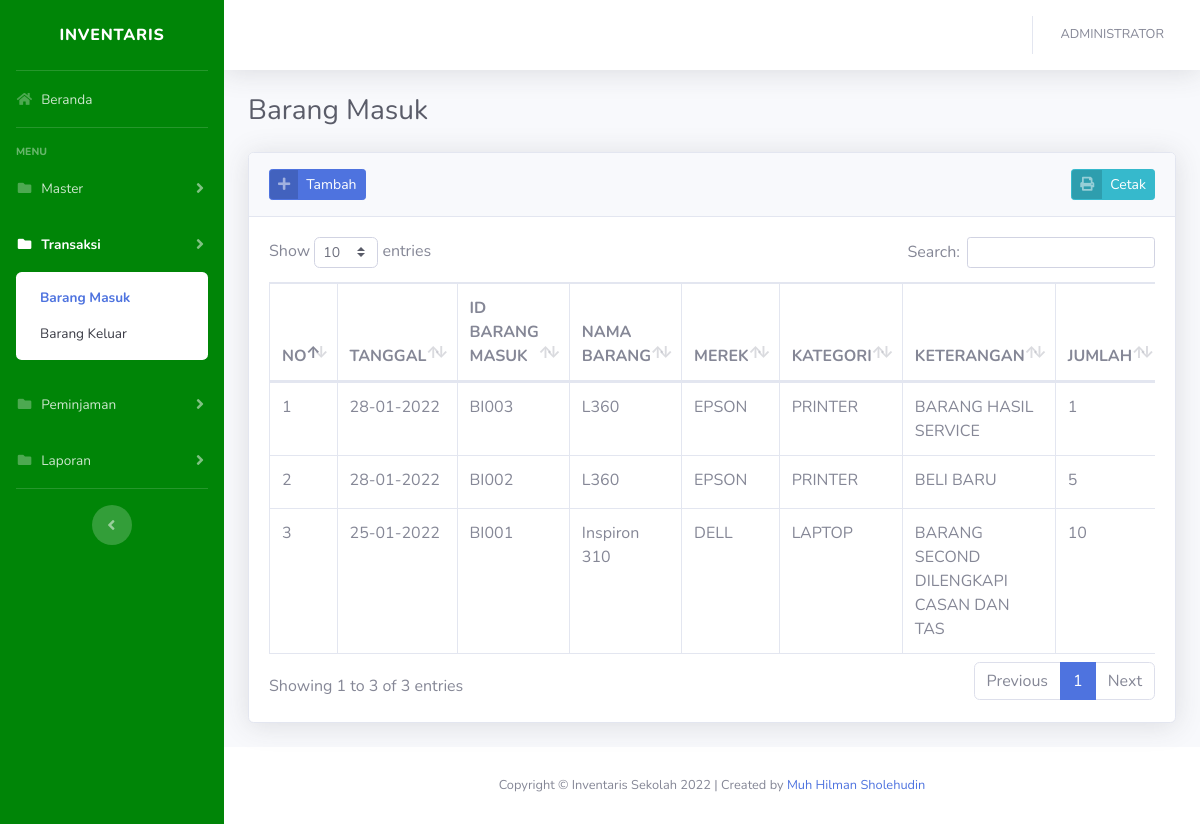
The page /?barang_masuk (signed in) on the database its author committed.
### tables this page shows
CREATE TABLE `barang_masuk` (
  `idbarang_masuk` varchar(255) NOT NULL,
  `barang_id` varchar(255) NOT NULL,
  `jumlah` int(11) NOT NULL,
  `keterangan` varchar(256) NOT NULL,
  `tanggal` date NOT NULL
);

CREATE TABLE `barang` (
  `idbarang` varchar(255) NOT NULL,
  `merek_id` varchar(255) NOT NULL,
  `kategori_id` varchar(255) NOT NULL,
  `nama_barang` varchar(128) NOT NULL,
  `keterangan` varchar(256) NOT NULL,
  `stok` int(11) NOT NULL
);

CREATE TABLE `merek` (
  `idmerek` varchar(255) NOT NULL,
  `nama_merek` varchar(128) NOT NULL,
  `keterangan` varchar(256) NOT NULL
);

CREATE TABLE `kategori` (
  `idkategori` varchar(255) NOT NULL,
  `nama_kategori` varchar(128) NOT NULL,
  `keterangan` varchar(256) NOT NULL
);

### config/function.php (called while the page is built, shortened)
<?php
function base_url()
{
    $base_url = ((isset($_SERVER['HTTPS']) && $_SERVER['HTTPS'] == "on") ? "https" : "http");
    $base_url .= "://" . $_SERVER['HTTP_HOST'];
    $base_url .= str_replace(basename($_SERVER['SCRIPT_NAME']), "", $_SERVER['SCRIPT_NAME']);
    return $base_url;
}

### views/transaksi/barang_masuk.php (the view, shortened to what this page needs)
<div class="container-fluid">
    <div class="d-sm-flex align-items-center justify-content-between mb-4">
        <h1 class="h3 mb-0 text-gray-800">Barang Masuk</h1>
    </div>
    <div class="card shadow mb-4">
        <div class="card-header py-3">
            <a href="#" class="btn btn-primary btn-icon-split btn-sm" data-toggle="modal" data-target="#barang_masuk">
                <span class="icon text-white-50">
                    <i class="fas fa-plus"></i>
                </span>
                <span class="text">Tambah</span>
            </a>
            <a href="<?= base_url(); ?>process/cetak_barang_masuk.php" target="_blank" class="btn btn-info btn-icon-split btn-sm float-right">
                <span class="icon text-white-50">
                    <i class="fas fa-print"></i>
                </span>
                <span class="text">Cetak</span>
            </a>
        </div>
        <div class="card-body">
            <div class="table-responsive">
                <table class="table table-bordered table-hover" id="dataTable" width="100%" cellspacing="0">
                    <thead>
                        <tr>
                            <th width="20">NO</th>
                            <th>TANGGAL</th>
                            <th>ID BARANG MASUK</th>
                            <th>NAMA BARANG</th>
                            <th>MEREK</th>
                            <th>KATEGORI</th>
                            <th>KETERANGAN</th>
                            <th>JUMLAH</th>
                        </tr>
                    </thead>
                    <tbody>
                        <?php
                        $n = 1;
                        $query = mysqli_query($con, "SELECT x.*,x1.nama_barang,x2.nama_merek,x3.nama_kategori FROM barang_masuk x JOIN barang x1 ON x1.idbarang=x.barang_id JOIN merek x2 ON x2.idmerek=x1.merek_id JOIN kategori x3 ON x3.idkategori=x1.kategori_id ORDER BY x.idbarang_masuk DESC") or die(mysqli_error($con));
                        while ($row = mysqli_fetch_array($query)) :
                        ?>
                            <tr>
                                <td><?= $n++; ?></td>
                                <td><?= date('d-m-Y', strtotime($row['tanggal'])); ?></td>
                                <td><?= $row['idbarang_masuk']; ?></td>
                                <td><?= $row['nama_barang']; ?></td>
                                <td><?= $row['nama_merek']; ?></td>
                                <td><?= $row['nama_kategori']; ?></td>
                                <td><?= $row['keterangan']; ?></td>
                                <td><?= $row['jumlah']; ?></td>
                            </tr>
                        <?php endwhile; ?>
                    </tbody>
                </table>
            </div>
        </div>
    </div>
</div>

### rows shown on the page
barang_masuk: tanggal "28-01-2022", idbarang_masuk "BI003", barang.nama_barang "L360", merek.nama_merek "EPSON", kategori.nama_kategori "PRINTER", keterangan "BARANG HASIL SERVICE", jumlah "1"
barang_masuk: tanggal "28-01-2022", idbarang_masuk "BI002", barang.nama_barang "L360", merek.nama_merek "EPSON", kategori.nama_kategori "PRINTER", keterangan "BELI BARU", jumlah "5"
barang_masuk: tanggal "25-01-2022", idbarang_masuk "BI001", barang.nama_barang "Inspiron 310", merek.nama_merek "DELL", kategori.nama_kategori "LAPTOP", keterangan "BARANG SECOND DILENGKAPI CASAN DAN TAS", jumlah "10"

### other values the page prints
$_SESSION['fullname'] "ADMINISTRATOR"
